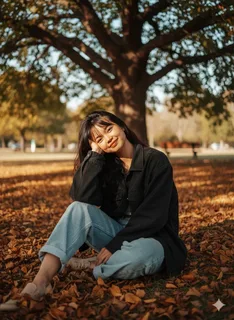
#> input picture 4/images/photo.webp, 234 x 320 px
$ jupyter execute 2-sem.ipynb
#> lines starting #> are read from the running program, lines starting #| are printed output that depends on the picture; after the words box and inside, x2 and y2 are one past the last pixel; in counts of white or black regions, pixels touching at a corner belong together
# Семинар 2-СС. Есептер жинағы

Бұл дәптерде 4 есеп шешіледі:
1. RGB → HSV түрлендіру
2. Гистограмманы қолмен теңестіру
3. Аффиндік түрлендіру матрицасы
4. Проективті түрлендіру (гомография)

[cell 1]
import numpy as np
import cv2
import matplotlib.pyplot as plt
import matplotlib.patches as patches
import os

OUTPUT_DIR = "output"
os.makedirs(OUTPUT_DIR, exist_ok=True)

## Есеп 1: RGB → HSV түрлендіру

**Берілгені:** пиксель $(R, G, B) = (255, 128, 0)$. HSV мәнін табу керек.

**Қадамдар:**
1. Нормалау: $R' = R/255,\ G' = G/255,\ B' = B/255$
2. $C_{max} = \max(R',G',B'),\ C_{min} = \min(R',G',B'),\ \Delta = C_{max}-C_{min}$
3. $V = C_{max}$
4. $S = \Delta / C_{max}$ (егер $C_{max} \ne 0$)
5. $H$ — қай канал максимал екеніне байланысты есептеледі

### Өз бетінше: (0, 200, 100) пикселін HSV-ге түрлендіру

[cell 2]
def rgb_to_hsv_manual(r, g, b):
    """R, G, B — [0, 255] аралығында. Нәтиже: H (градус, 0-360), S (%), V (%)."""
    r_, g_, b_ = r / 255.0, g / 255.0, b / 255.0
    c_max = max(r_, g_, b_)
    c_min = min(r_, g_, b_)
    delta = c_max - c_min

    v = c_max
    s = 0.0 if c_max == 0 else delta / c_max

    if delta == 0:
        h = 0.0
    elif c_max == r_:
        h = 60 * (((g_ - b_) / delta) % 6)
    elif c_max == g_:
        h = 60 * (((b_ - r_) / delta) + 2)
    else:  # c_max == b_
        h = 60 * (((r_ - g_) / delta) + 4)

    return h, s * 100, v * 100


def hsv_to_opencv_scale(h, s_percent, v_percent):
    """OpenCV-де H 0-179 (яғни H/2), S мен V 0-255 масштабында сақталады."""
    return round(h / 2), round(s_percent / 100 * 255), round(v_percent / 100 * 255)

R2, G2, B2 = 0, 200, 100
h2, s2, v2 = rgb_to_hsv_manual(R2, G2, B2)
print(f"Қолмен есептеу: H={h2:.2f}°, S={s2:.2f}%, V={v2:.2f}%")

h2_cv, s2_cv, v2_cv = hsv_to_opencv_scale(h2, s2, v2)
print(f"OpenCV масштабында: ({h2_cv}, {s2_cv}, {v2_cv})")

px2 = np.uint8([[[B2, G2, R2]]])  # BGR!
hsv2_cv = cv2.cvtColor(px2, cv2.COLOR_BGR2HSV)
print("OpenCV нәтижесі (cv2.cvtColor):", hsv2_cv[0, 0])

## Есеп 2: гистограмманы қолмен теңестіру

**Берілгені:** $4\times4$ кескін, 3 бит ($L=8$, деңгейлер $0..7$).

$$s_k = \text{round}((L-1)\cdot CDF(r_k)) = \text{round}(7\cdot CDF(r_k)), \quad N=16$$

[cell 3]
img_small = np.array([
    [2, 3, 3, 4],
    [3, 4, 4, 5],
    [3, 4, 5, 6],
    [2, 4, 5, 6],
], dtype=np.uint8)

L = 8
N = img_small.size

# Гистограмма: әр деңгей үшін кездесу саны
levels = np.arange(L)
hist = np.array([(img_small == level).sum() for level in levels])

p = hist / N
cdf = np.cumsum(p)
sk = np.round((L - 1) * cdf).astype(int)

print(f"{'rk':>3} {'nk':>4} {'p(rk)':>8} {'CDF':>8} {'7*CDF':>8} {'sk':>4}")
for rk in levels:
    if hist[rk] == 0:
        continue
    print(f"{rk:>3} {hist[rk]:>4} {p[rk]:>8.4f} {cdf[rk]:>8.4f} {(L-1)*cdf[rk]:>8.4f} {sk[rk]:>4}")

# rk -> sk сәйкестік кестесі (mapping)
mapping = {rk: sk[rk] for rk in levels}
print("\nСәйкестік (mapping):", mapping)

[cell 4]
equalized = np.vectorize(mapping.get)(img_small)

print("Бастапқы кескін:")
print(img_small)
print("\nТеңестірілген кескін:")
print(equalized)

expected = np.array([
    [1, 3, 3, 5],
    [3, 5, 5, 6],
    [3, 5, 6, 7],
    [1, 5, 6, 7],
])
print("\nСлайдтағы күтілетін нәтижемен сәйкес пе?", np.array_equal(equalized, expected))

[cell 5]
fig, axes = plt.subplots(1, 2, figsize=(8, 4))

for ax, data, title in zip(axes, [img_small, equalized], ["Бастапқы (2..6)", "Теңестірілген (1..7)"]):
    ax.imshow(data, cmap="gray", vmin=0, vmax=L - 1)
    ax.set_title(title)
    for i in range(4):
        for j in range(4):
            color = "white" if data[i, j] < L / 2 else "black"
            ax.text(j, i, str(data[i, j]), ha="center", va="center", color=color, fontsize=14)
    ax.set_xticks([])
    ax.set_yticks([])

plt.tight_layout()
plt.savefig(os.path.join(OUTPUT_DIR, "task2_histogram_equalization.png"), bbox_inches="tight", dpi=120)
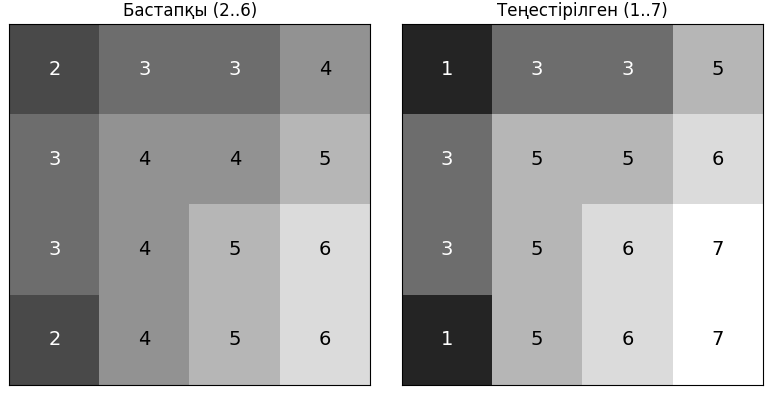
#> figure drawn by matplotlib, 2 panels
plt.show()

print("Қорытынды: [2...6] аралығы [1...7]-ге созылды, контраст артты. "
      "Бірақ деңгейлер саны өзгермейді — тек орындары ауысады.")

## Есеп 3: аффиндік түрлендіру матрицасы

**Шарты:** $P=(100, 0)$ нүктесін $\theta=30°$-қа бұрып, $(20, 10)$-ға жылжыту керек.

$$M = \begin{bmatrix}\cos\theta & -\sin\theta & t_x \\ \sin\theta & \cos\theta & t_y\end{bmatrix}$$

[cell 6]
theta_deg = 30
theta = np.deg2rad(theta_deg)
tx, ty = 20, 10

M = np.array([
    [np.cos(theta), -np.sin(theta), tx],
    [np.sin(theta),  np.cos(theta), ty],
])
print("M =")
print(np.round(M, 3))

P = np.array([100, 0, 1])  # біртекті координаталар (homogeneous)
P_new = M @ P
print(f"\nx' = {P_new[0]:.1f}")
print(f"y' = {P_new[1]:.1f}")
print(f"P' = ({P_new[0]:.1f}, {P_new[1]:.1f})  — слайдтағы (106.6, 60.0) мәнімен сәйкес")

### OpenCV арқылы тексеру

Екі әдісті көрсетеміз: (1) `cv2.getRotationMatrix2D` — кескінді центр бойынша бұру, (2) `cv2.getAffineTransform` — 3 нүкте жұбы арқылы аффиндік матрицаны табу.

[cell 7]
img = cv2.imread("images/photo.webp")
#> img is the input picture: shape (320, 234, 3); mean B, G, R 53.1, 72.1, 89.4
h, w = img.shape[:2]
#> h = 320; w = 234

# 1) Центрді айнала 30°-қа бұру (OpenCV: y осі төмен)
M_rot = cv2.getRotationMatrix2D((w / 2, h / 2), theta_deg, 1.0)
rot = cv2.warpAffine(img, M_rot, (w, h))
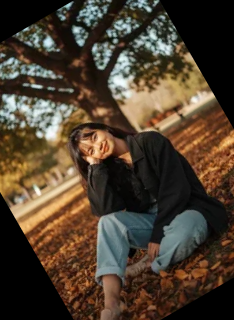
#> rot: shape (320, 234, 3); mean B, G, R 47, 63, 77.4

# 2) 3 нүкте бойынша аффиндік матрица
src = np.float32([[0, 0], [100, 0], [0, 100]])
dst = np.float32([[10, 20], [110, 30], [5, 120]])
A = cv2.getAffineTransform(src, dst)  # 2x3
out = cv2.warpAffine(img, A, (w, h))
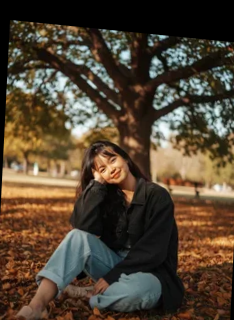
#> out: shape (320, 234, 3); mean B, G, R 50.5, 67.7, 82.3

print("cv2.getRotationMatrix2D нәтижесі:")
print(np.round(M_rot, 3))
#| [[  0.866   0.5   -64.325]
#|  [ -0.5     0.866  79.936]]
print("\ncv2.getAffineTransform нәтижесі (3 нүкте бойынша):")
print(np.round(A, 3))

fig, axes = plt.subplots(1, 3, figsize=(13, 5))
for ax, im, title in zip(
    axes,
    [img, rot, out],
    ["Түпнұсқа", f"{theta_deg} градуска бұрылған (getRotationMatrix2D)", "3 нүкте бойынша (getAffineTransform)"],
):
    ax.imshow(cv2.cvtColor(im, cv2.COLOR_BGR2RGB))
    ax.set_title(title)
    ax.axis("off")
#> this loop made 3 passes
#> title on passes 1, 3: 'Түпнұсқа', '3 нүкте бойынша (getAffineTransform)'
plt.tight_layout()
plt.savefig(os.path.join(OUTPUT_DIR, "task3_affine_transform.png"), bbox_inches="tight", dpi=120)
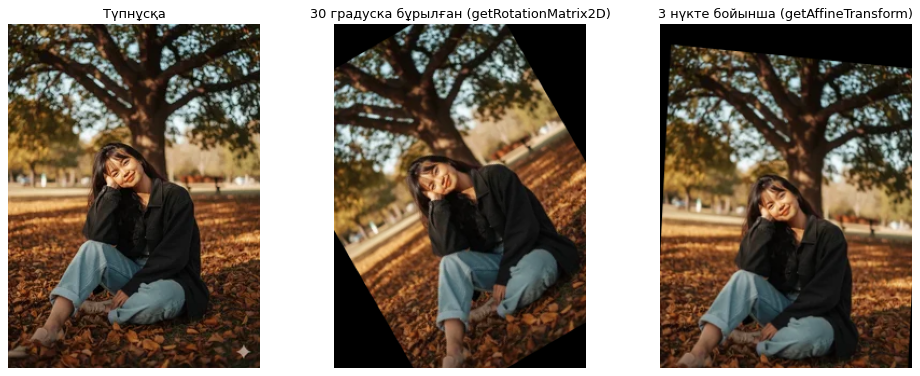
#> figure drawn by matplotlib, 3 panels
plt.show()

**Ескерту:** OpenCV-де оң бұрыш кескінде сағат тіліне қарсы бұрады; $y$ осі төмен бағытталғандықтан, $\sin$ таңбалары математикалық жазудан өзгеше болып көрінеді.

## Есеп 4: проективті түрлендіру (гомография)

$$x' = \frac{h_{11}x + h_{12}y + h_{13}}{h_{31}x + h_{32}y + 1}, \qquad y' = \frac{h_{21}x + h_{22}y + h_{23}}{h_{31}x + h_{32}y + 1}$$

$H$ матрицасында 8 белгісіз бар → кемінде **4 нүкте жұбы** қажет.
Мысал: қағазды «сканерлеу» — қисайған төртбұрышты тіктөртбұрышқа түзету.

[cell 8]
# Демонстрация үшін "қисайған парақ" бейнелейтін синтетикалық кескін жасаймыз
canvas = np.full((520, 650, 3), 245, dtype=np.uint8)

# Слайдтағыдай қисайған төртбұрыш бұрыштары (src)
src = np.float32([[120, 80], [520, 60], [560, 420], [90, 450]])
# A4 форматының пропорциясы (dst)
dst = np.float32([[0, 0], [420, 0], [420, 594], [0, 594]])

# "Парақтың" бетіне мәтін жолдарын елестету үшін сызықтар саламыз.
# Жолдар парақтың сол/оң жақтарына (TL-BL және TR-BR қабырғаларына) параллель
# болатындай етіп саламыз — сонда олар түзетуден кейін жазық көлденең сызықтарға айналады.
tl, tr, br, bl = src
page_poly = src.astype(np.int32)
mask = np.zeros(canvas.shape[:2], dtype=np.uint8)
cv2.fillConvexPoly(mask, page_poly, 255)
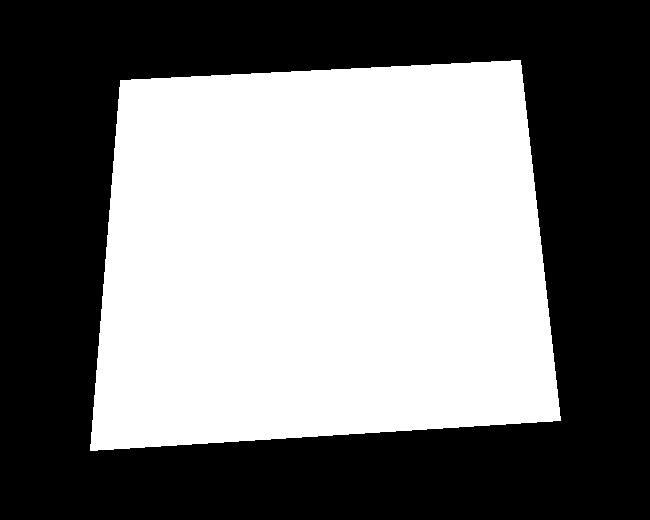
#> mask: shape (520, 650); 47.2% white; 1 white region, box (x1, y1, x2, y2) and area: (90, 60, 561, 451) 159691
page = canvas.copy()
page[mask > 0] = (255, 255, 255)
for frac in np.linspace(0.12, 0.88, 9):
    left_pt = tl + frac * (bl - tl)
    right_pt = tr + frac * (br - tr)
    cv2.line(page, tuple(left_pt.astype(int)), tuple(right_pt.astype(int)), (170, 170, 170), 2)
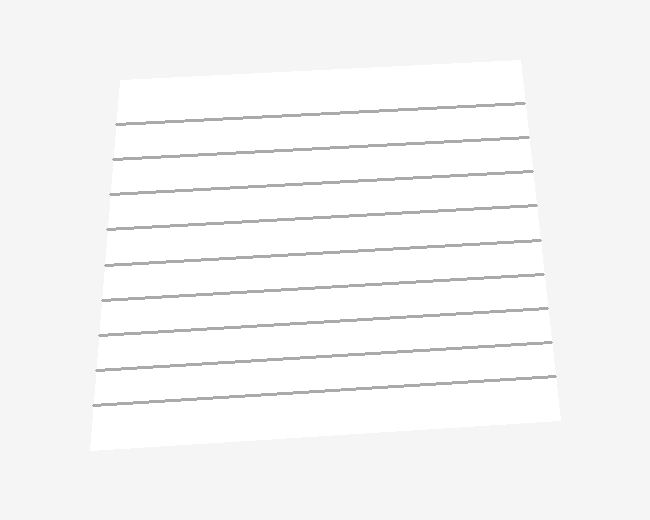
#> page: shape (520, 650, 3); min 170, max 255, mean 246.8
cv2.polylines(page, [page_poly], isClosed=True, color=(30, 30, 200), thickness=2)
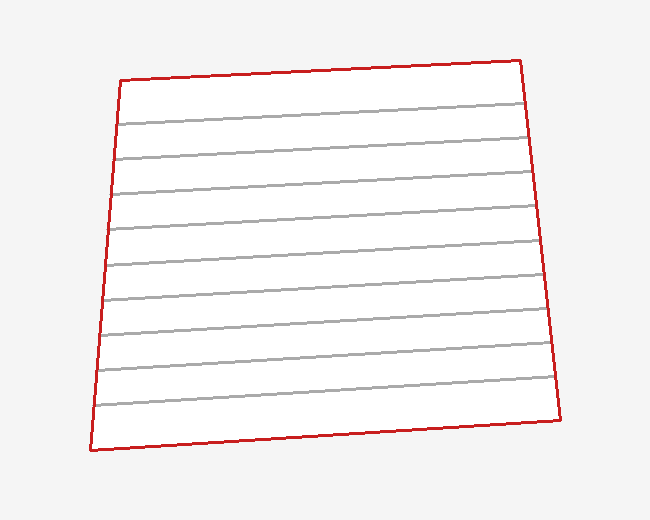
#> page: shape (520, 650, 3); 1.42% of pixels changed, all inside (x1, y1, x2, y2) = (89, 59, 562, 452); drawn as B, G, R
for pt in src:
    cv2.circle(page, tuple(pt.astype(int)), 6, (30, 120, 30), -1)
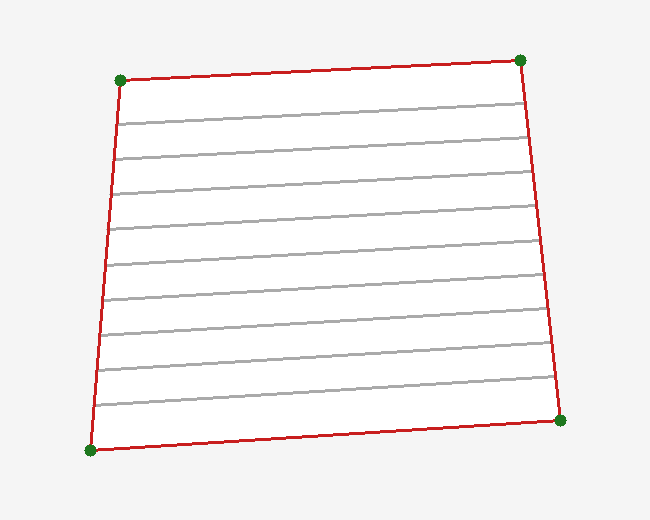
#> page: shape (520, 650, 3); 0.13% of pixels changed, all inside (x1, y1, x2, y2) = (84, 54, 567, 457); drawn as B, G, R

H = cv2.getPerspectiveTransform(src, dst)
#> H = [[1.08, 0.0874, -136.3], [0.0984, 1.97, -169.3], [-1.43e-05, 0.000495, 1]]
scan = cv2.warpPerspective(page, H, (420, 594))
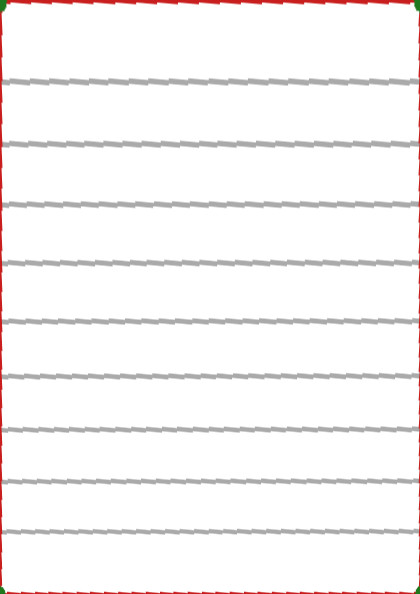
#> scan: shape (594, 420, 3); mean of channels 0, 1, 2 245.3, 245.3, 247.8; drawn as B, G, R

print("H (гомография матрицасы, 3x3):")
print(np.round(H, 5))
#| [[ 1.0777600e+00  8.7390000e-02 -1.3632148e+02]
#|  [ 9.8440000e-02  1.9687600e+00 -1.6931349e+02]
#|  [-1.0000000e-05  4.9000000e-04  1.0000000e+00]]

pt = np.float32([[[300, 250]]])
pt_new = cv2.perspectiveTransform(pt, H)
#> pt_new = [[186.6, 314.8]]
print(f"\nНүкте (300, 250) жаңа координатта: ({pt_new[0,0,0]:.1f}, {pt_new[0,0,1]:.1f})")
#| Нүкте (300, 250) жаңа координатта: (186.6, 314.8)

fig, axes = plt.subplots(1, 2, figsize=(10, 6))
axes[0].imshow(cv2.cvtColor(page, cv2.COLOR_BGR2RGB))
axes[0].set_title("Қисайған 'парақ' (түпнұсқа)")
axes[0].axis("off")

axes[1].imshow(cv2.cvtColor(scan, cv2.COLOR_BGR2RGB))
axes[1].set_title("Түзетілген нәтиже (A4 пропорциясы)")
axes[1].axis("off")

plt.tight_layout()
plt.savefig(os.path.join(OUTPUT_DIR, "task4_perspective_transform.png"), bbox_inches="tight", dpi=120)
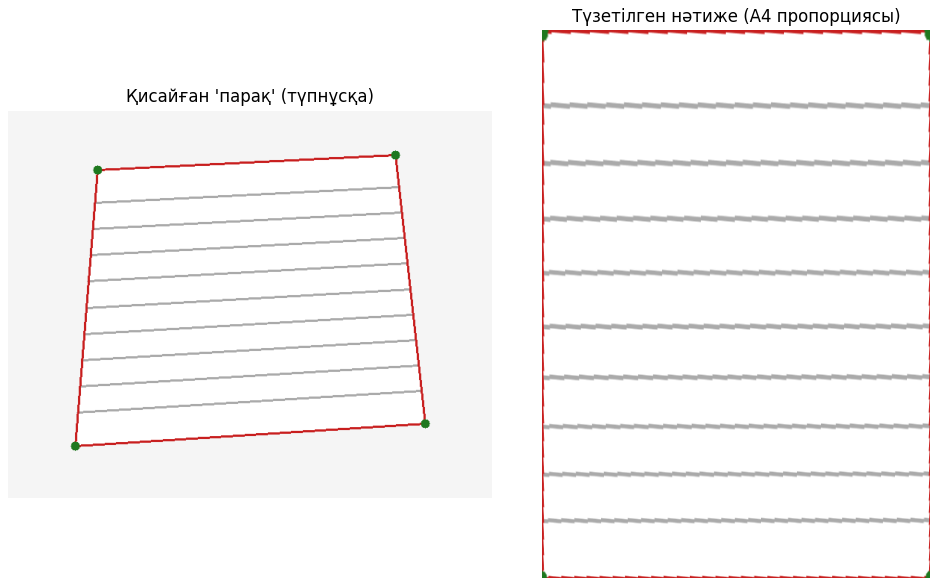
#> figure drawn by matplotlib, 2 panels
plt.show()

$ run again, with 4/images/night.webp copied over 4/images/photo.webp
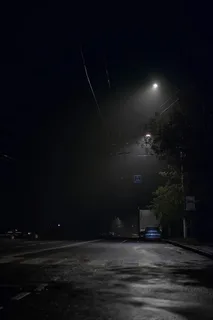
#> input picture 4/images/night.webp, 213 x 320 px
#> img is the input picture: shape (320, 213, 3); mean B, G, R 23.9, 20, 19
#> `out = cv2.warpAffine(img, A, (w, h))`:
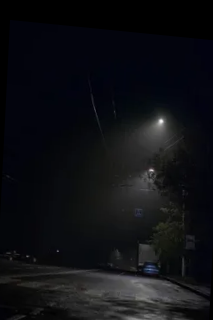
#> out: shape (320, 213, 3); mean B, G, R 19.7, 16, 15
#| [[  0.866   0.5   -65.732]
#|  [ -0.5     0.866  74.686]]
#> the loop `for ax, im, title in zip( axes, [img, rot, out], ["Түпнұсқа", f"{theta..` made 3 passes
#> title on passes 1, 3: 'Түпнұсқа', '3 нүкте бойынша (getAffineTransform)'
#> `plt.savefig(os.path.join(OUTPUT_DIR, "task3_affine_transform.png"), bb..`:
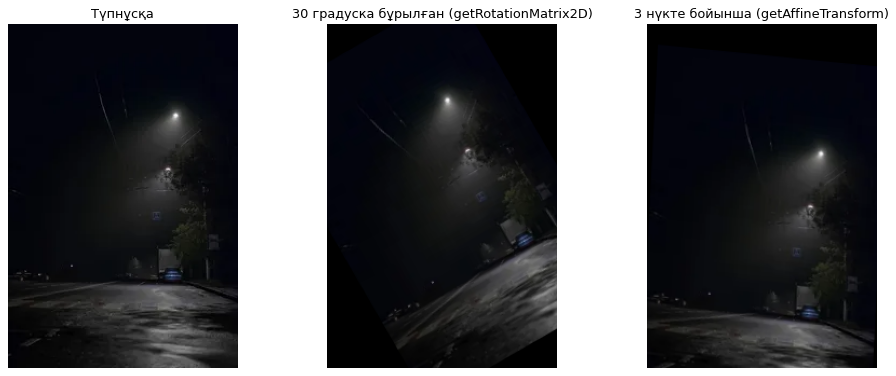
#> figure drawn by matplotlib, 3 panels
#> mask: shape (520, 650); 47.2% white; 1 white region, box (x1, y1, x2, y2) and area: (90, 60, 561, 451) 159691
#> H = [[1.08, 0.0874, -136.3], [0.0984, 1.97, -169.3], [-1.43e-05, 0.000495, 1]]
#| [[ 1.0777600e+00  8.7390000e-02 -1.3632148e+02]
#|  [ 9.8440000e-02  1.9687600e+00 -1.6931349e+02]
#|  [-1.0000000e-05  4.9000000e-04  1.0000000e+00]]
#> pt_new = [[186.6, 314.8]]
#| Нүкте (300, 250) жаңа координатта: (186.6, 314.8)

$ run again, with 4/images/document.png saved as 4/images/photo.webp
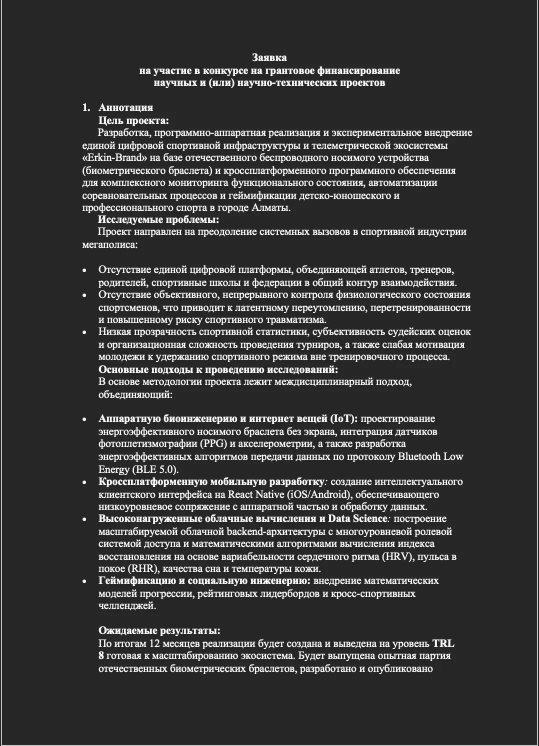
#> input picture 4/images/document.png, 1078 x 1492 px (shown at 1/2 size)
#> img is the input picture: shape (1492, 1078, 3); mean B, G, R 58.4, 58.4, 58.4
#| [[   0.866    0.5   -300.788]
#|  [  -0.5      0.866  369.445]]
#> the loop `for ax, im, title in zip( axes, [img, rot, out], ["Түпнұсқа", f"{theta..` made 3 passes
#> title on passes 1, 3: 'Түпнұсқа', '3 нүкте бойынша (getAffineTransform)'
#> `plt.savefig(os.path.join(OUTPUT_DIR, "task3_affine_transform.png"), bb..`:
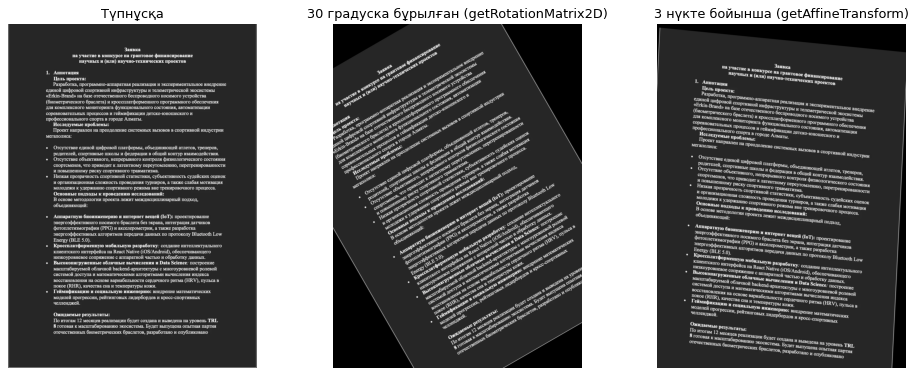
#> figure drawn by matplotlib, 3 panels
#> mask: shape (520, 650); 47.2% white; 1 white region, box (x1, y1, x2, y2) and area: (90, 60, 561, 451) 159691
#> H = [[1.08, 0.0874, -136.3], [0.0984, 1.97, -169.3], [-1.43e-05, 0.000495, 1]]
#| [[ 1.0777600e+00  8.7390000e-02 -1.3632148e+02]
#|  [ 9.8440000e-02  1.9687600e+00 -1.6931349e+02]
#|  [-1.0000000e-05  4.9000000e-04  1.0000000e+00]]
#> pt_new = [[186.6, 314.8]]
#| Нүкте (300, 250) жаңа координатта: (186.6, 314.8)
